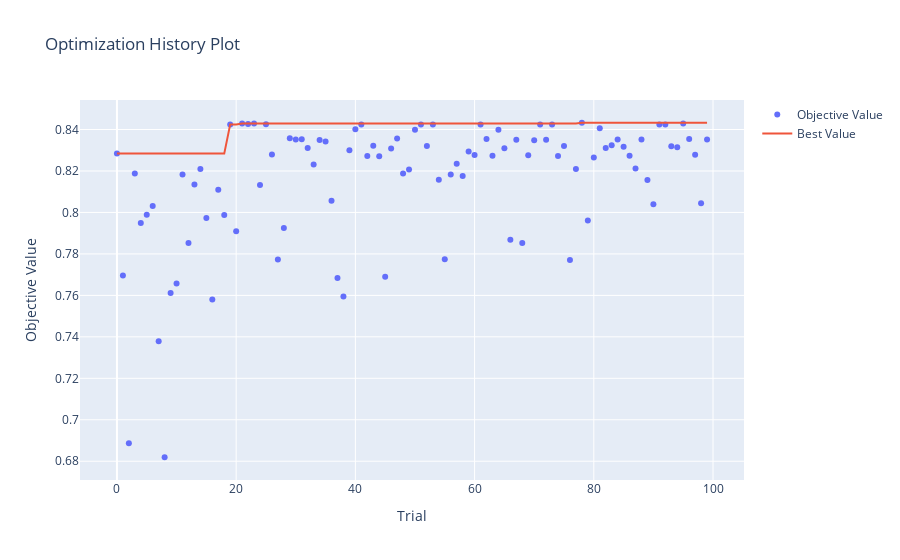

Here is the notebook cell this chart was saved with:
### Markdown cell above
# Plot The Visualization History for the Optuna Full Mode

### Code cell
fig2 = optuna.visualization.plot_optimization_history(study_rf)
fig2.write_html("optimization_history_full.html")
fig2.show()
